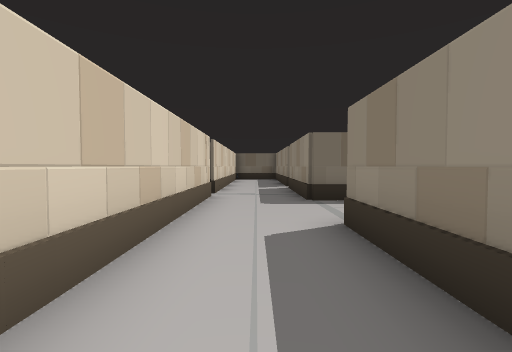
[1] (above)

24 first-person views from a walk through a scene from a Unity 3-D project. The camera is 1.5 m above the floor, tilts 2° down and sees 85° across. The floor is counted in squares, 2 m on a side. Each view is taken from the middle of a square. On the plan, view 1 faces up. The plan holds only what a view shows up to about 10 squares ahead; the rest is blank. The place goes on beyond the plan. The player is left out. Door leaves are left out, so doorways stand open. Some surface patterns are stand-ins.

[2]
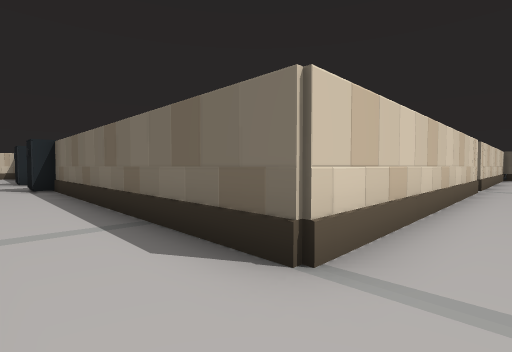

[3]
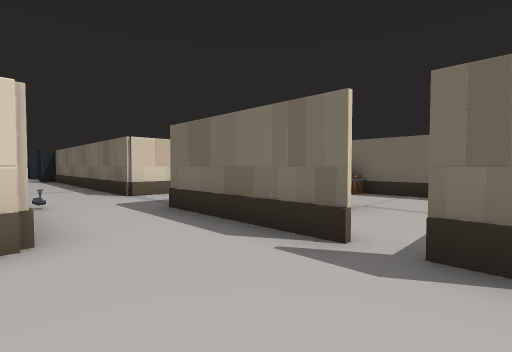

[4]
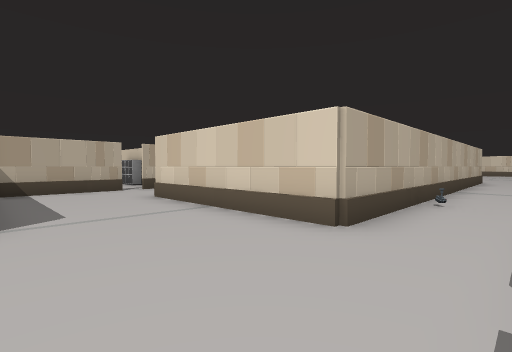

[5]
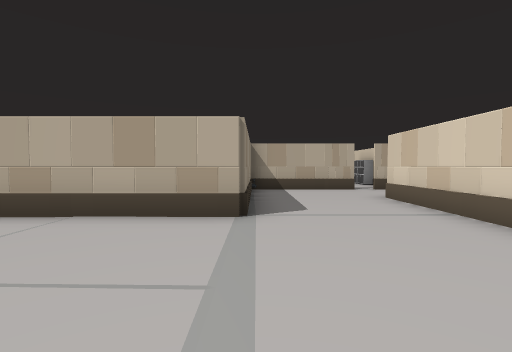

[6]
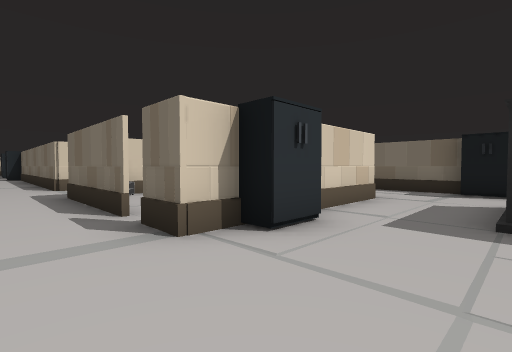

[7]
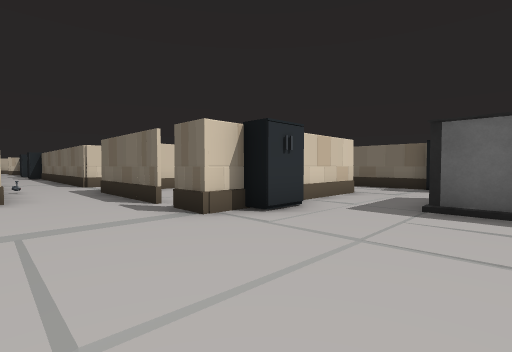

[8]
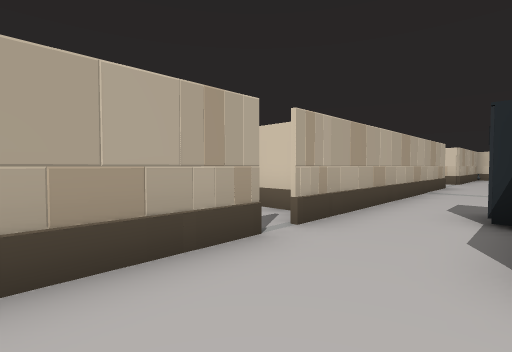

[9]
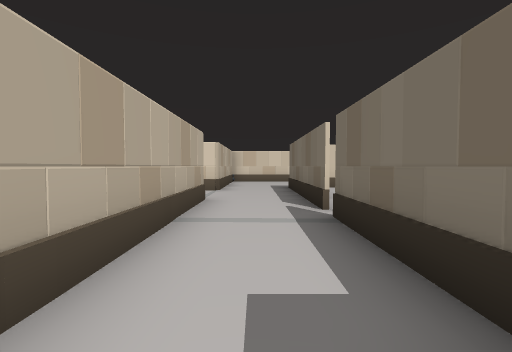

[10]
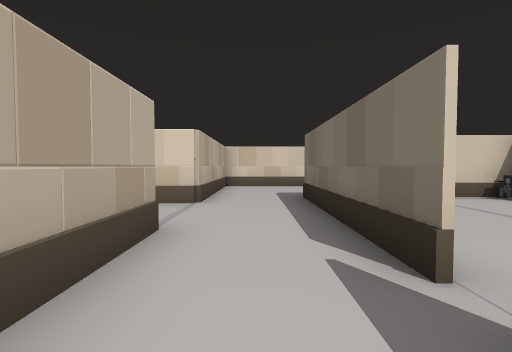

[11]
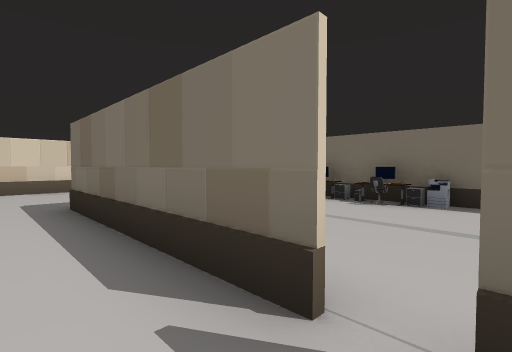

[12]
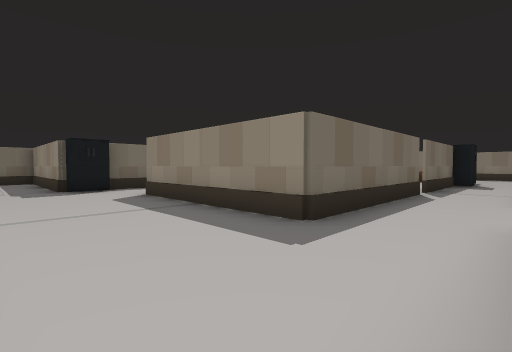

[13]
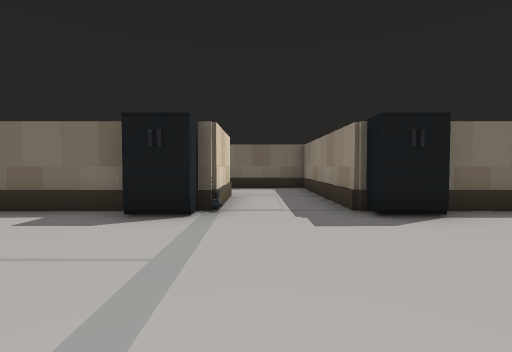

[14]
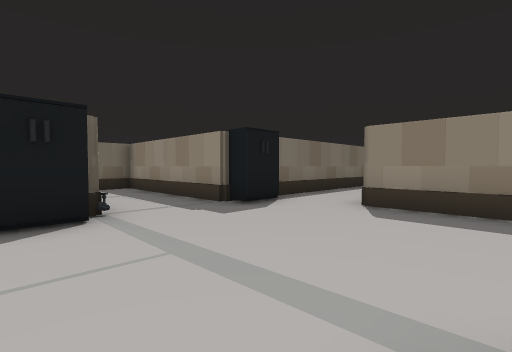

[15]
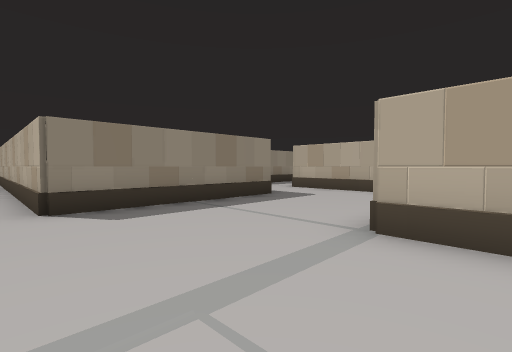

[16]
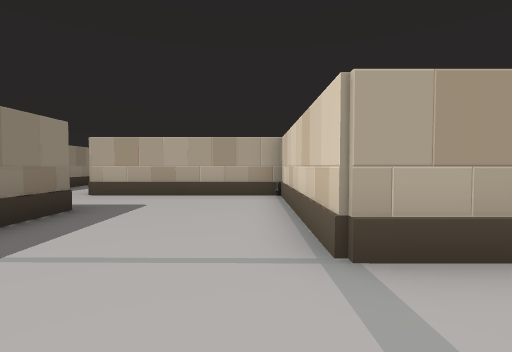

[17]
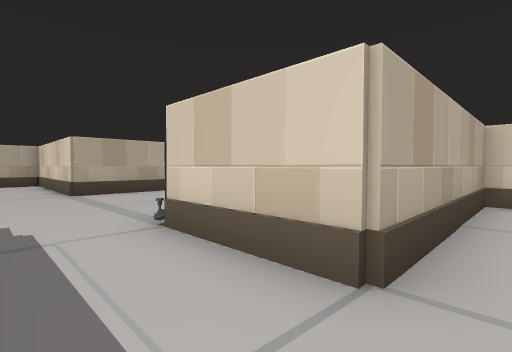

[18]
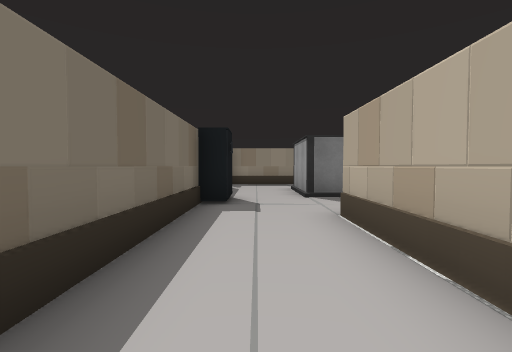

[19]
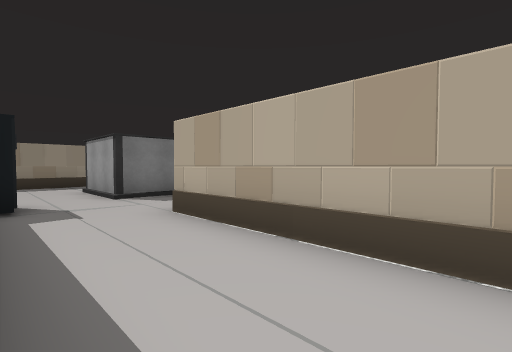

[20]
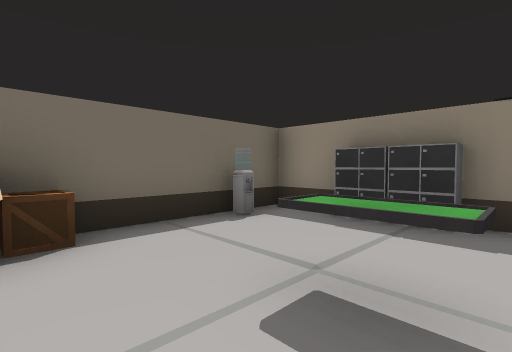

[21]
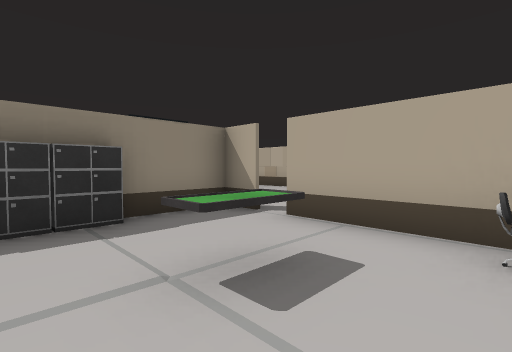

[22]
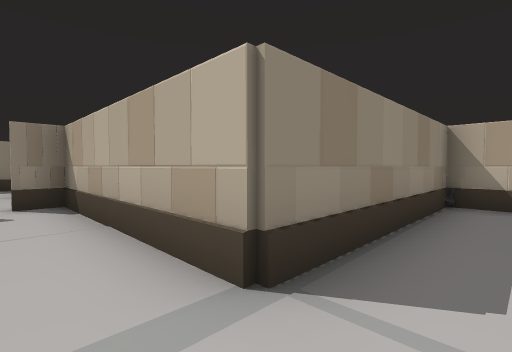

[23]
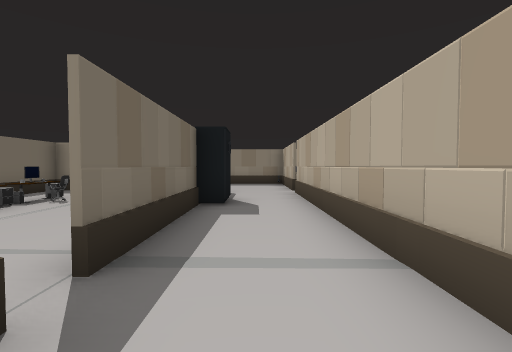

[24]
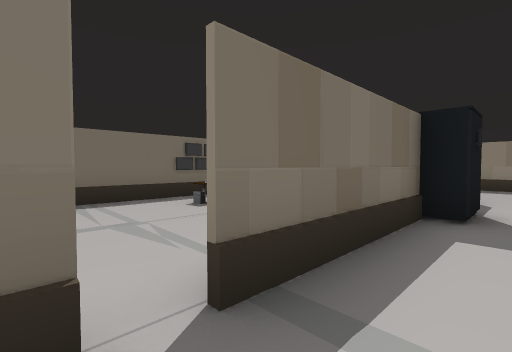

### Floor plan
Ten units are one square. View 1 is at (0, 0); x grows to the right and y downward. Boxes are objects, and circles mark ways between rooms. Rooms are numbered by the first view taken in them; rooms with no view inside come last. Other rooms are left out.
<svg viewBox="-171 -90 281 208">
<path fill="none" stroke="#000" d="M24 14 35 14M12 -11 12 -36M-11 6 -13 13M11 -13 13 -18M12 -13 10 -18M34 13 25 13M-10 -7 -12 -2M6 37 27 37M-10 -26 -12 -21M-12 -34 -12 13M-11 -35 -13 -31M63 62 105 62M60 69 63 63 69 60M60 76 62 71M30 56 28 60M61 85 63 81M78 63 84 61M28 39 29 43M28 37 28 80M60 94 62 90M93 62 98 60M48 13 34 13M64 13 54 13M63 6 63 16M27 112 62 112 62 62M-5 88 -41 88M-10 90 -17 87M-12 88 -17 90M-19 88 -24 90M99 -13 88 -13M-22 111 -16 113M-36 90 -41 87M-31 110 -25 113M-46 88 -66 88M-50 89 -54 87M-50 111 -44 113 -37 110M-57 110 -52 112M-63 112 21 112M48 15 34 15M63 16 54 15M-100 44 -97 39 -97 52M-98 54 -100 49M-99 56 -97 50M-56 37 -14 37M-137 2 -135 7M-137 62 -137 112 -87 112M-100 82 -97 75M-137 -12 -137 14M-155 13 -166 13M-94 88 -98 88 -98 36M-144 -14 -138 -12 -136 -6M-162 62 -138 62 -136 69M-27 13 -32 15M-165 -13 -138 -13M-19 12 -25 14M-13 13 -113 13 -113 -36 -140 -36M28 38 8 38M38 -60 33 -62M33 -37 37 -36 44 -38M76 -62 12 -62 12 -84M21 -37 26 -35M20 -37 63 -37 63 -24M20 -36 26 -38M88 -22 88 -37 105 -37M-12 -71 -12 -34M-12 -85 -12 -78M62 -36 20 -36M12 -9 12 -4M35 14 47 14M62 14 62 -5"/>
<rect x="5" y="-5" width="10" height="10" fill="#bbb"><title>other object</title></rect>
<rect x="15" y="5" width="10" height="10" fill="#bbb"><title>chair</title></rect>
<rect x="-5" y="85" width="10" height="10" fill="#bbb"><title>cabinet</title></rect>
<rect x="65" y="-5" width="10" height="10" fill="#bbb"><title>cabinet</title></rect>
<rect x="-155" y="15" width="20" height="10" fill="#bbb"><title>cabinet</title></rect>
<rect x="-115" y="15" width="10" height="10" fill="#bbb"><title>cabinet</title></rect>
<rect x="-95" y="35" width="10" height="10" fill="#bbb"><title>other object</title></rect>
<rect x="-75" y="35" width="10" height="10" fill="#bbb"><title>cabinet</title></rect>
<rect x="-65" y="25" width="10" height="10" fill="#bbb"><title>cabinet</title></rect>
<rect x="-15" y="45" width="10" height="10" fill="#bbb"><title>cabinet</title></rect>
<rect x="-15" y="35" width="10" height="10" fill="#bbb"><title>other object</title></rect>
<rect x="-5" y="55" width="10" height="10" fill="#bbb"><title>chair</title></rect>
<rect x="-5" y="45" width="10" height="10" fill="#bbb"><title>other object</title></rect>
<rect x="5" y="45" width="10" height="10" fill="#bbb"><title>other object</title></rect>
<rect x="75" y="-65" width="10" height="10" fill="#bbb"><title>cabinet</title></rect>
<rect x="15" y="-35" width="10" height="10" fill="#bbb"><title>box</title></rect>
<rect x="55" y="-15" width="10" height="10" fill="#bbb"><title>cabinet</title></rect>
<rect x="55" y="-25" width="10" height="10" fill="#bbb"><title>cabinet</title></rect>
<circle cx="30" cy="25" r="3" fill="#2a7"/>
<circle cx="-10" cy="30" r="3" fill="#2a7"/>
<circle cx="0" cy="-30" r="3" fill="#2a7"/>
<circle cx="25" cy="0" r="3" fill="#2a7"/>
<circle cx="50" cy="15" r="3" fill="#2a7"/>
<circle cx="75" cy="-15" r="3" fill="#2a7"/>
<circle cx="75" cy="-30" r="3" fill="#2a7"/>
<text x="10" y="10">1</text>
<text x="50" y="60">2</text>
<text x="-100" y="30">3</text>
<text x="50" y="-50">4</text>
<text x="40" y="-20">5</text>
</svg>
Room 1 opens to room 2. Room 1 opens to room 3. Room 1 opens to room 4. Room 1 opens to room 5. Room 2 opens to room 5. Room 4 opens to room 5.

Where each view was taken, in squares from view 1:
view 1: 0 up, 0 right, facing up
view 2: 3 down, 0 right, facing up-left
view 3: 4 down, 6 right, facing up-left
view 4: 2 down, 6 right, facing down-left
view 5: 2 down, 6 right, facing down
view 6: 3 down, 9 right, facing up-left
view 7: 4 down, 10 right, facing up-left
view 8: 9 down, 5 right, facing down-left
view 9: 10 down, 0 right, facing left
view 10: 10 down, 3 left, facing left
view 11: 10 down, 4 left, facing up-left
view 12: 11 down, 13 left, facing up-right
view 13: 6 down, 13 left, facing up
view 14: 6 down, 15 left, facing up-right
view 15: 3 down, 15 left, facing down-right
view 16: 4 down, 13 left, facing down
view 17: 2 up, 12 left, facing down-left
view 18: 5 up, 2 right, facing right
view 19: 6 up, 2 right, facing down-right
view 20: 0 up, 2 right, facing up-right
view 21: 2 up, 2 right, facing down-right
view 22: 5 down, 5 right, facing down-right
view 23: 10 down, 6 left, facing right
view 24: 10 down, 5 left, facing up-right
